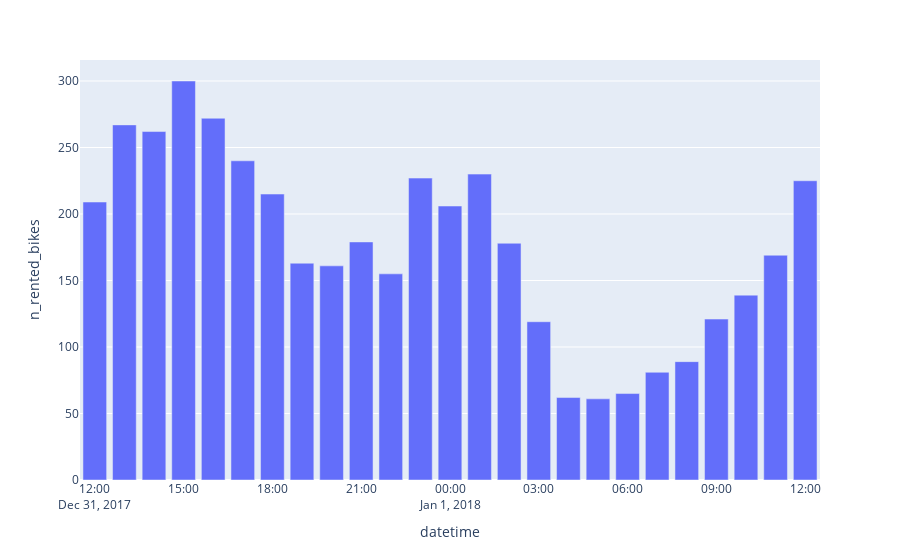

Source (notebook cell):
### Code cell
## check if New Year's Eve is Different
new_year_start = datetime(2017, 12, 31, 12)
new_years_end = datetime(2018, 1, 1, 12)

new_year = df.query('@new_year_start <= datetime  <= @new_years_end')



## create dataframe with new years data



## show the usage pattern
px.bar(new_year, x= 'datetime', y= 'n_rented_bikes')

### Figure 1 — Plotly figure (JSON) as saved in the notebook; plotly's stock layout.template omitted (floating-point values rounded to 4 significant figures)
{"data": [{"alignmentgroup": "True", "hovertemplate": "datetime=%{x}<br>n_rented_bikes=%{y}<extra></extra>", "legendgroup": "", "marker": {"color": "#636efa", "pattern": {"shape": ""}}, "name": "", "offsetgroup": "", "orientation": "v", "showlegend": false, "textposition": "auto", "type": "bar", "x": ["2017-12-31T12:00:00", "2017-12-31T13:00:00", "2017-12-31T14:00:00", "2017-12-31T15:00:00", "2017-12-31T16:00:00", "2017-12-31T17:00:00", "2017-12-31T18:00:00", "2017-12-31T19:00:00", "2017-12-31T20:00:00", "2017-12-31T21:00:00", "2017-12-31T22:00:00", "2017-12-31T23:00:00", "2018-01-01T00:00:00", "2018-01-01T01:00:00", "2018-01-01T02:00:00", "2018-01-01T03:00:00", "2018-01-01T04:00:00", "2018-01-01T05:00:00", "2018-01-01T06:00:00", "2018-01-01T07:00:00", "2018-01-01T08:00:00", "2018-01-01T09:00:00", "2018-01-01T10:00:00", "2018-01-01T11:00:00", "2018-01-01T12:00:00"], "xaxis": "x", "y": [209, 267, 262, 300, 272, 240, 215, 163, 161, 179, 155, 227, 206, 230, 178, 119, 62, 61, 65, 81, 89, 121, 139, 169, 225], "yaxis": "y"}], "layout": {"barmode": "relative", "legend": {"tracegroupgap": 0}, "margin": {"t": 60}, "xaxis": {"anchor": "y", "domain": [0, 1], "title": {"text": "datetime"}}, "yaxis": {"anchor": "x", "domain": [0, 1], "title": {"text": "n_rented_bikes"}}}}
